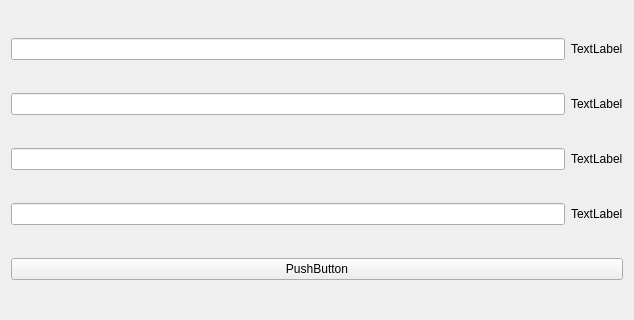
<?xml version="1.0" encoding="UTF-8"?>
<ui version="4.0">
 <class>Form</class>
 <widget class="QWidget" name="Form">
  <property name="geometry">
   <rect>
    <x>0</x>
    <y>0</y>
    <width>634</width>
    <height>320</height>
   </rect>
  </property>
  <property name="windowTitle">
   <string>Form</string>
  </property>
  <layout class="QGridLayout" name="gridLayout">
   <item row="2" column="0">
    <widget class="QLineEdit" name="lineEdit_4"/>
   </item>
   <item row="0" column="0">
    <widget class="QLineEdit" name="lineEdit_3"/>
   </item>
   <item row="1" column="0">
    <widget class="QLineEdit" name="lineEdit"/>
   </item>
   <item row="0" column="1">
    <widget class="QLabel" name="label_2">
     <property name="text">
      <string>TextLabel</string>
     </property>
    </widget>
   </item>
   <item row="1" column="1">
    <widget class="QLabel" name="label_3">
     <property name="text">
      <string>TextLabel</string>
     </property>
    </widget>
   </item>
   <item row="2" column="1">
    <widget class="QLabel" name="label_4">
     <property name="text">
      <string>TextLabel</string>
     </property>
    </widget>
   </item>
   <item row="3" column="0">
    <widget class="QLineEdit" name="lineEdit_2"/>
   </item>
   <item row="3" column="1">
    <widget class="QLabel" name="label">
     <property name="text">
      <string>TextLabel</string>
     </property>
    </widget>
   </item>
   <item row="7" column="0" colspan="2">
    <widget class="QPushButton" name="pushButton">
     <property name="text">
      <string>PushButton</string>
     </property>
    </widget>
   </item>
  </layout>
 </widget>
 <resources/>
 <connections/>
</ui>
